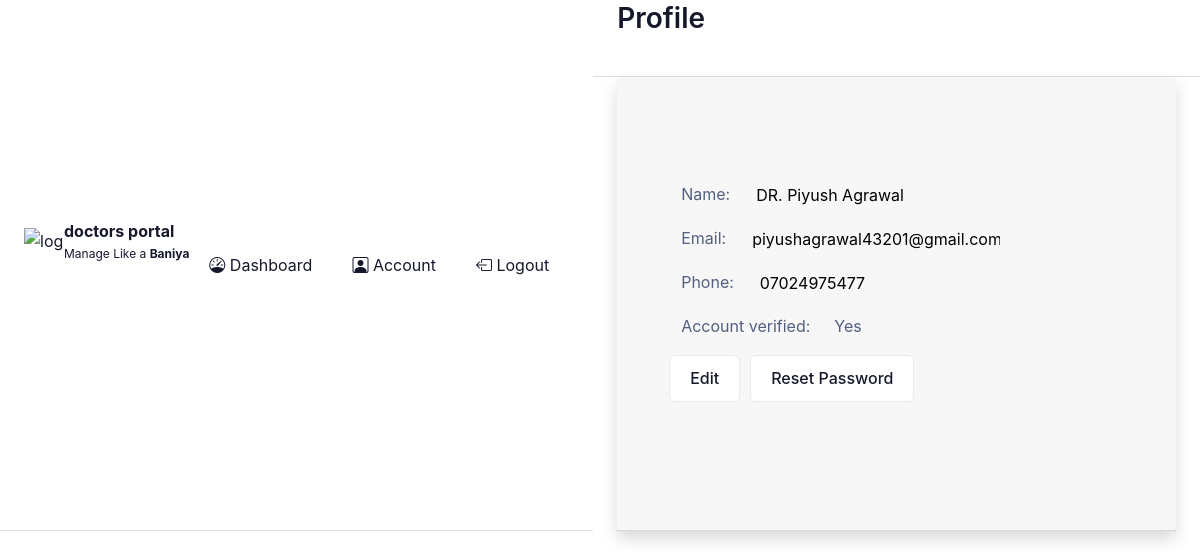
Page /crm/frontend/doctor/profile.php (signed in) on the committed database.
### tables this page shows
CREATE TABLE `doctor_schema` (
  `id` int(11) NOT NULL,
  `fullname` text NOT NULL,
  `email_id` varchar(200) NOT NULL,
  `primary_contact_number` varchar(15) NOT NULL,
  `secondary_contact_number` varchar(15) DEFAULT NULL,
  `address` text DEFAULT NULL,
  `adharcard_number` varchar(12) DEFAULT NULL,
  `pancard_number` varchar(20) DEFAULT NULL,
  `joining_date` date DEFAULT NULL,
  `speciality_id` int(11) DEFAULT NULL,
  `visit_time_from` time DEFAULT NULL,
  `visit_time_to` time DEFAULT NULL,
  `status` tinyint(4) NOT NULL,
  `username` varchar(200) NOT NULL,
  `password` varchar(200) NOT NULL,
  `created_date` timestamp NOT NULL DEFAULT current_timestamp()
);

### crm/frontend/doctor/profile.php (the view, shortened to what this page needs)
<?php
    if (!isset($_SESSION["is_doctor"])) {
        header("location: ../../frontend/login.php");
    }
    else{
        $stmt="SELECT fullname,email_id,primary_contact_number,status FROM doctor_schema WHERE id=(?) LIMIT 1";
        $sql=mysqli_prepare($conn, $stmt);
        $business_id=$_SESSION["user_id"];
        mysqli_stmt_bind_param($sql,"i",$business_id);
        $result=mysqli_stmt_execute($sql);
        if (!empty($result) && isset($result)){
            $data= mysqli_stmt_get_result($sql);
            $row=mysqli_fetch_array($data);
                ?>
                <?php
        }
    }
?>
<!DOCTYPE html>
<html lang="en">
<head>
<?php require('./user_components/header_links.php'); ?>
</head>
<body>
    <div class="d-flex flex-column flex-lg-row h-lg-full bg-surface-secondary">
        <?php require('./user_components/side_bar.php'); ?>
        <div class="h-screen flex-grow-1 overflow-y-lg-auto">
            <header class="bg-surface-primary border-bottom pt-6">
                <div class="container-fluid">
                    <div class="mb-npx">
                        <div class="row align-items-center mb-4">
                            <div class="col-sm-6 col-8 mb-4 mb-sm-0">
                                <h1 class="h2 mb-0 ls-tight mb-3">Profile</h1>
                            </div>
                        </div>
                    </div>
                </div>
            </header>
            <main class="py-6 bg-surface-secondary">
                <div class="container-fluid">
                    <div class="card shadow border-0 mb-7">
                        <div class="card-header">
                            <div class="container-fluid p-sm-5 my-5" style="font-size: 16px;">
                                <form action="../../backend/doctor/updated_details.php" method="post">
                                    <div class="row mb-3">
                                        <div class="col-auto text-center">
                                            Name:
                                        </div>
                                        <div class="col">
                                        <input type="text" id="username" readonly style="background-color: transparent; outline: none;"
                                        name="name" value="<?php echo $row["fullname"];?>">
                                        </div>
                                    </div>
                                    <div class="row mb-3">
                                        <div class="col-auto">
                                            Email:
                                        </div>
                                        <div class="col">
                                            <input type="email" style="background-color: transparent;outline: none;" name="email" readonly value="<?php echo $row["email_id"];?>">
                                        </div>
                                    </div>
                                    <div class="row mb-3">
                                        <div class="col-auto ">
                                            Phone:
                                        </div>
                                        <div class="col">
                                            <input type="tel" id="userphone" readonly minlength="10" style="background-color: transparent; outline: none;" name="phone" value="<?php echo $row['primary_contact_number'];?>">
                                        </div>
                                    </div>
                                    <div class="row mb-3">
                                        <div class="col-auto">
                                            Account verified:
                                        </div>
                                        <div class="col">
                                            <?php echo $row['status']==1?"Yes":"No";?>
                                        </div>
                                    </div>
                                    <div class="row mb-3">
                                        <button class="btn btn-neutral col-auto mb-2" style="margin-right: 10px;" onclick="make_editable()" type="button" id="editbtn">Edit</button>
                                        <a class="btn btn-neutral col-auto mb-2" href="../enter_mail.php" id="resetbtn">Reset Password</a>
                                    </div>
                                </form>
                            </div>
                        </div>
                    </div>
                </div>
            </main>
        </div>
    </div>
</body>
</html>

### rows in the picture
doctor_schema: name "DR. Piyush Agrawal", email "piyushagrawal43201@gmail.com", phone "07024975477"
